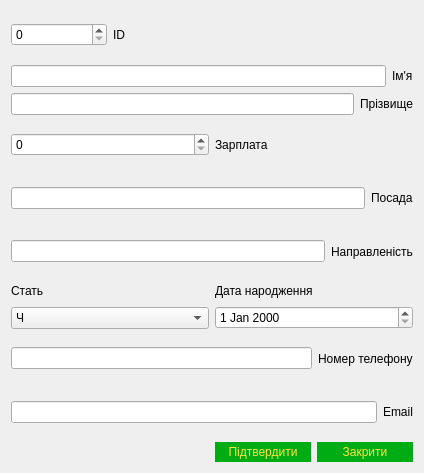
<?xml version="1.0" encoding="UTF-8"?>
<ui version="4.0">
 <class>ChangeTableEmploee</class>
 <widget class="QDialog" name="ChangeTableEmploee">
  <property name="geometry">
   <rect>
    <x>0</x>
    <y>0</y>
    <width>424</width>
    <height>473</height>
   </rect>
  </property>
  <property name="windowTitle">
   <string>Dialog</string>
  </property>
  <layout class="QGridLayout" name="gridLayout">
   <item row="0" column="0">
    <layout class="QHBoxLayout" name="horizontalLayout">
     <item>
      <widget class="QSpinBox" name="BoxID"/>
     </item>
     <item>
      <widget class="QLabel" name="labelID">
       <property name="text">
        <string>ID</string>
       </property>
      </widget>
     </item>
    </layout>
   </item>
   <item row="8" column="1">
    <layout class="QHBoxLayout" name="horizontalLayout_10">
     <item>
      <widget class="QPushButton" name="ButtonApply">
       <property name="minimumSize">
        <size>
         <width>70</width>
         <height>20</height>
        </size>
       </property>
       <property name="styleSheet">
        <string notr="true">QPushButton{
background:#00AC14;
color:#FFE53E;
border:0px solid #FFFFFF;

}
QPushButton:hover{
background:#2DBE3B;
color:#FFE53E;
border:0px solid #FFFFFF;
}
QPushButton:pressed{
background:qlineargradient(spread:reflect, x1:0.433, y1:0, x2:0.438494, y2:0.500227, stop:0 rgba(255, 255, 255, 255), stop:0.365169 rgba(49, 196, 64, 255));
color:#FFE53E;
border:0px solid #FFFFFF;
}</string>
       </property>
       <property name="text">
        <string>Підтвердити</string>
       </property>
      </widget>
     </item>
     <item>
      <widget class="QPushButton" name="ButtonClose">
       <property name="minimumSize">
        <size>
         <width>70</width>
         <height>20</height>
        </size>
       </property>
       <property name="styleSheet">
        <string notr="true">QPushButton{
background:#00AC14;
color:#FFE53E;
border:0px solid #FFFFFF;

}
QPushButton:hover{
background:#2DBE3B;
color:#FFE53E;
border:0px solid #FFFFFF;
}
QPushButton:pressed{
background:qlineargradient(spread:reflect, x1:0.433, y1:0, x2:0.438494, y2:0.500227, stop:0 rgba(255, 255, 255, 255), stop:0.365169 rgba(49, 196, 64, 255));
color:#FFE53E;
border:0px solid #FFFFFF;
}</string>
       </property>
       <property name="text">
        <string>Закрити</string>
       </property>
      </widget>
     </item>
    </layout>
   </item>
   <item row="1" column="0" colspan="2">
    <layout class="QVBoxLayout" name="verticalLayout">
     <item>
      <layout class="QHBoxLayout" name="horizontalLayout_2">
       <item>
        <widget class="QLineEdit" name="lineName"/>
       </item>
       <item>
        <widget class="QLabel" name="labelName">
         <property name="text">
          <string>Ім'я</string>
         </property>
        </widget>
       </item>
      </layout>
     </item>
     <item>
      <layout class="QHBoxLayout" name="horizontalLayout_3">
       <item>
        <widget class="QLineEdit" name="lineSurname"/>
       </item>
       <item>
        <widget class="QLabel" name="labelSurname">
         <property name="text">
          <string>Прізвище</string>
         </property>
        </widget>
       </item>
      </layout>
     </item>
    </layout>
   </item>
   <item row="2" column="0" colspan="2">
    <layout class="QHBoxLayout" name="horizontalLayout_6">
     <item>
      <widget class="QSpinBox" name="BoxSalaru"/>
     </item>
     <item>
      <widget class="QLabel" name="LableSalary">
       <property name="text">
        <string>Зарплата</string>
       </property>
      </widget>
     </item>
    </layout>
   </item>
   <item row="3" column="0" colspan="2">
    <layout class="QHBoxLayout" name="horizontalLayout_4">
     <item>
      <widget class="QLineEdit" name="linePosition"/>
     </item>
     <item>
      <widget class="QLabel" name="label">
       <property name="text">
        <string>Посада</string>
       </property>
      </widget>
     </item>
    </layout>
   </item>
   <item row="4" column="0" colspan="2">
    <layout class="QHBoxLayout" name="horizontalLayout_7">
     <item>
      <widget class="QLineEdit" name="lineSba"/>
     </item>
     <item>
      <widget class="QLabel" name="SbraLabel">
       <property name="text">
        <string>Направленість</string>
       </property>
      </widget>
     </item>
    </layout>
   </item>
   <item row="5" column="0" colspan="2">
    <layout class="QHBoxLayout" name="horizontalLayout_5">
     <item>
      <layout class="QVBoxLayout" name="verticalLayout_2">
       <item>
        <widget class="QLabel" name="labelGender">
         <property name="text">
          <string>Стать</string>
         </property>
        </widget>
       </item>
       <item>
        <widget class="QComboBox" name="BoxGender">
         <property name="styleSheet">
          <string notr="true"/>
         </property>
         <item>
          <property name="text">
           <string>Ч</string>
          </property>
         </item>
         <item>
          <property name="text">
           <string>Ж</string>
          </property>
         </item>
        </widget>
       </item>
      </layout>
     </item>
     <item>
      <layout class="QVBoxLayout" name="verticalLayout_3">
       <item>
        <widget class="QLabel" name="DataLabel">
         <property name="text">
          <string>Дата народження</string>
         </property>
        </widget>
       </item>
       <item>
        <widget class="QDateEdit" name="dateEdit"/>
       </item>
      </layout>
     </item>
    </layout>
   </item>
   <item row="6" column="0" colspan="2">
    <layout class="QHBoxLayout" name="horizontalLayout_9">
     <item>
      <widget class="QLineEdit" name="LineNumber"/>
     </item>
     <item>
      <widget class="QLabel" name="NumberLable">
       <property name="text">
        <string>Номер телефону</string>
       </property>
      </widget>
     </item>
    </layout>
   </item>
   <item row="7" column="0" colspan="2">
    <layout class="QHBoxLayout" name="horizontalLayout_8">
     <item>
      <widget class="QLineEdit" name="lineEmail"/>
     </item>
     <item>
      <widget class="QLabel" name="EmailLable">
       <property name="text">
        <string>Email</string>
       </property>
      </widget>
     </item>
    </layout>
   </item>
  </layout>
 </widget>
 <resources/>
 <connections/>
</ui>
